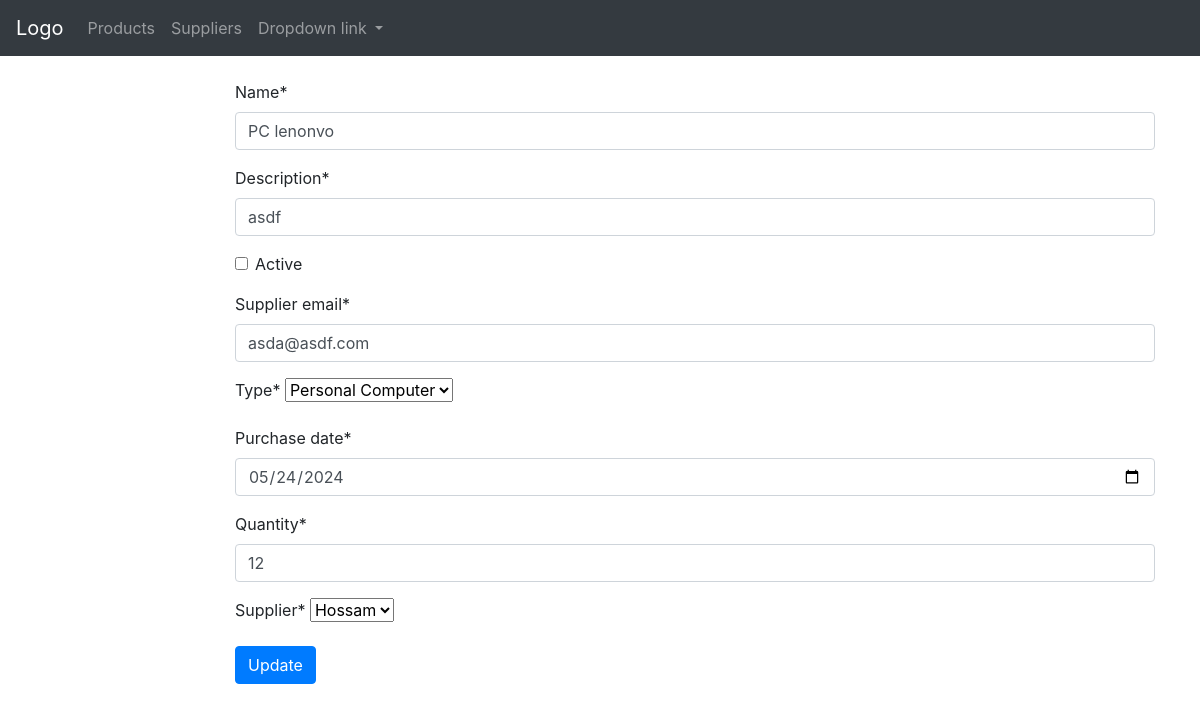
The app's page /products/update/7 with its own data.
### products/models.py (models this page shows, shortened)
class Product(models.Model):
    TYPE_CHOICES = [(1, "Personal Computer"), (2, "Home Electric"), (3, "Food")]
    pid = models.AutoField(primary_key=True)
    name = models.CharField(max_length=200,unique=True)
    description = models.CharField(max_length=500)
    active = models.BooleanField()
    supplier_email = models.EmailField()
    type= models.IntegerField(choices=TYPE_CHOICES)
    purchase_date = models.DateField()
    quantity = models.IntegerField()
    supplier = models.ForeignKey(Supplier , related_name="sproducts", on_delete=models.CASCADE,default=0)

class Supplier(models.Model):
    sid = models.AutoField(primary_key=True)
    name = models.CharField(max_length=200,unique=True)
    def __str__(self):
        return self.name

### products/views.py (the view)
# urls.py: path("update/<int:pk>", views.ProductUpdate.as_view(), name="update"),
class ProductUpdate(UpdateView):
    model = Product
    form_class = ProductForm
    template_name = "edit.html"
    success_url = reverse_lazy("products:homepage")

### products/forms.py (shortened to what this page needs)
class ProductForm(forms.ModelForm):
    class Meta:
        model = Product
        fields = "__all__"
        widgets ={"purchase_date":forms.NumberInput(attrs={"type":"date"}),"description":forms.TextInput()}

### templates/edit.html (shortened to what this page needs)
{%  extends 'base.html' %}
{% load crispy_forms_tags %}
{% block 'body1' %}
<form method="post">
<table>
{{ form|crispy}}
</table>
<button name="save" class="btn btn-primary" value="Save">Update</button>
    </form>
{% endblock %}

### records on screen
Product: name "PC lenonvo", description "asdf", supplier_email "asda@asdf.com", type "Personal Computer", purchase_date "05/24/2024", quantity "12", supplier "Hossam"
